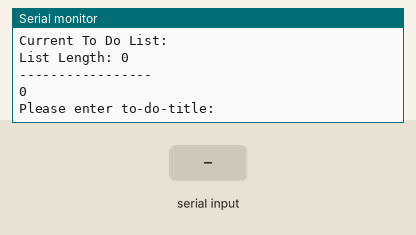
This sketch was run on a simulated Arduino MKR. Shown: the last lines printed to the serial monitor. The inputs (shaded band) are chosen by the test bench.

Above: at 11.2 s.
11.3 s: "90,45,200\n" received over Serial
At 12.5 s:
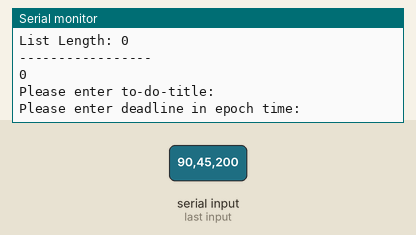
12.8 s: "30,150,10\n" received over Serial
At 13.9 s:
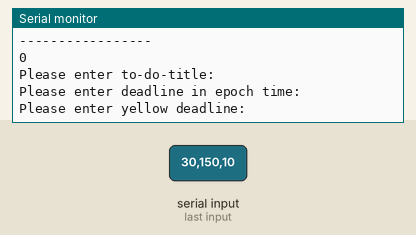
14.3 s: "90,45\n" received over Serial
At 15.0 s:
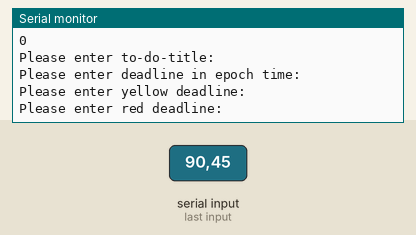
15.8 s: "30,150\n" received over Serial
At 16.3 s:
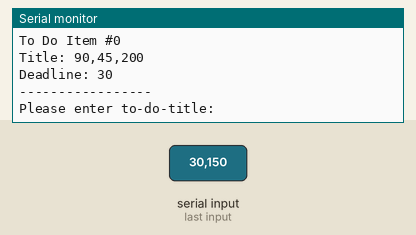

The sketch:

flash.ino
```cpp
// Uses FlashStorage library available in the Arduino libraries manager
#include <FlashAsEEPROM.h>
#include <FlashStorage.h>

// Create a structure for a to-do item
// Contains:
// title -- a 36 byte char array (string)
// due -- 32 bit unsigned integer
// yellow -- 16 bit unsigned integer
// red -- 16 bit unsigned integer
typedef struct {
  char title[36];
  uint32_t due;
  uint16_t yellow;
  uint16_t red;
} toDoItem;

// Create a structure for your to-do list
// Contains:
// item_list -- length 5 array of to-do items
// list_length -- 8 bit unsigned integer
typedef struct {
  toDoItem item_list[5];
  uint8_t list_length;
} toDoList;

// FlashStorage Library declaring a variable called my_flash_store that is of type toDoList
FlashStorage(my_flash_store, toDoList);

// Create a toDoList structure
toDoList myToDoList;

// Character array buffer for string manipulation
char my_buf[36];

void setup() {
  Serial.begin(115200);
  // Delay 10 seconds so that you have time to get serial monitor ready
  delay(10000);

  // Read the content of "my_flash_store" and assign it to "myToDoList"
  // If flash is empty, will contain 0s
  myToDoList = my_flash_store.read();
  // Print current list length
  print_list_to_serial();
  Serial.println(myToDoList.list_length);
}

void loop() {
    // Declare variables to be used in the loop
    String title;
    int list_len = myToDoList.list_length;
    String input_string;

    // Print out what is to be entered
    Serial.println("Please enter to-do-title:");
    // Wait until there is data available on Serial buffer
    while(!Serial.available());
    // Read in serial buffer until null or new line
    title = Serial.readStringUntil('\n');
    // Copy title to a char array
    title.toCharArray(my_buf,36);
    // Copy the char array over into the toDoList stucture
    strcpy(myToDoList.item_list[list_len].title,my_buf);

    // Print out what is to be entered
    Serial.println("Please enter deadline in epoch time:");
    while(!Serial.available());
    // Wait until there is data available on Serial buffer
    input_string = Serial.readStringUntil('\n');
    // Convert string to an int -- Defaults to 0 if not an integer
    uint32_t deadline = input_string.toInt();
    Serial.println("Please enter yellow deadline:");
    while(!Serial.available());
    input_string = Serial.readStringUntil('\n');
    // Convert string to an int -- Defaults to 0 if not an integer
    uint16_t yellow = input_string.toInt();
    Serial.println("Please enter red deadline:");
    while(!Serial.available());
    input_string = Serial.readStringUntil('\n');
    // Convert string to an int -- Defaults to 0 if not an integer
    uint16_t red = input_string.toInt();

    // Copy values from variables in current scope to the toDoList items
    myToDoList.item_list[list_len].due = deadline;
    myToDoList.item_list[list_len].yellow = yellow;
    myToDoList.item_list[list_len].red = red;

    // Increment list length
    // Note that if length == 5, then the array is full
    // No error handling for that in this code
    myToDoList.list_length += 1;
    // Print the current list to the serial port
    print_list_to_serial();
    // Store the current structure to flash
    my_flash_store.write(myToDoList);
}

void print_list_to_serial(){
  Serial.println("-----------------");
  Serial.println("Current To Do List:");
  Serial.print("List Length: ");
  Serial.println(myToDoList.list_length);
  Serial.println();
  for(int i = 0; i<myToDoList.list_length; i++){
    Serial.print("To Do Item #");
    Serial.println(i);
    Serial.print("Title: ");
    Serial.println(myToDoList.item_list[i].title);
    Serial.print("Deadline: ");
    Serial.println(myToDoList.item_list[i].due);
  }
  Serial.println("-----------------");
}
```

Measured:
- after the input at 11.3 s, the serial monitor: prints a new line at once (image 1)
- after the input at 12.8 s, the serial monitor: prints a new line at once (image 2)
- after the input at 14.3 s, the serial monitor: prints a new line at once (image 3)
- after the input at 15.8 s, the serial monitor: prints a new line at once (image 4)
